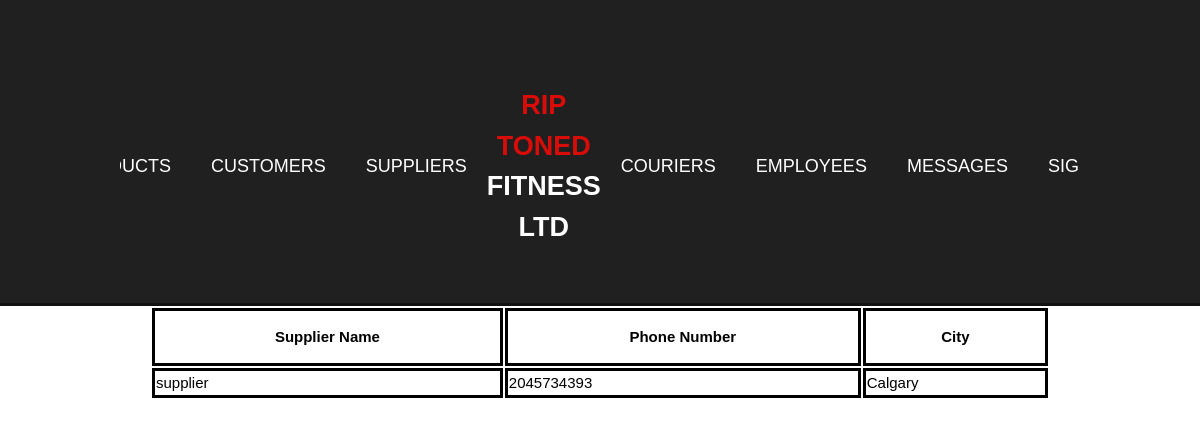
Screenshot of /content/admin_suppliers.php with the database file from the repository.
### tables this page shows
CREATE TABLE `supplier` (
  `idsupplier` int(11) NOT NULL,
  `name` varchar(45) DEFAULT NULL,
  `postalcode` varchar(45) DEFAULT NULL,
  `province` varchar(45) DEFAULT NULL,
  `country` varchar(45) DEFAULT NULL,
  `city` varchar(45) DEFAULT NULL,
  `streetname` varchar(45) DEFAULT NULL,
  `unitnumber` varchar(45) DEFAULT NULL,
  `phonenumber` varchar(45) DEFAULT NULL
);

### content/admin_suppliers.php (the view, shortened to what this page needs)
<?php
    include_once 'include/dbHandler.php';
?>
<!DOCTYPE html>
<html>
<head>
    <link rel="stylesheet" href="css/admin.css">
</head>
<body>
<header>
    <div class = "container">
		<nav>
			<a href = "admin_products.php">Products</a>
			<a href = "admin_customers.php">Customers</a>
			<a href = "admin_suppliers.php">Suppliers</a>
			<div id = "branding">
                <a href = "admin_view.php"><h1><span class = "highlight">Rip Toned </span>Fitness LTD</h1></a>
			</div>
			<a href = "admin_couriers.php">Couriers</a>
			<a href = "admin_employees.php">Employees</a>
			<a href = "admin_messages.php">Messages</a>
			<a href = "index.php">Signout</a>
        </nav>
    </div>
</header>
<?php
    $sql = "SELECT name, city, phonenumber FROM supplier; ";
    $result = mysqli_query($conn, $sql);
    $resultCheck = mysqli_num_rows($result);
    if ($resultCheck > 0){
        echo "<table class = 'center'>
                <tr>
                <th>Supplier Name</th>
                <th>Phone Number</th>
                <th>City</th>
                </tr>";
            while ($row = mysqli_fetch_array($result)){
                echo "<tr>";
                echo "<td>" . $row['name'] . "</td>";
                echo "<td>" . $row['phonenumber'] . "</td>";
                echo "<td>" . $row['city'] . "</td>";
                echo "</tr>";
            }
            echo "</table>";
    }
?>
</body>
</html>

### css/admin.css (style rules this page uses)
body { font-family: Helvetica, Arial, sans-serif; font-size: 15px; line-height: 1.5; margin:0; background-color: #d90c09; background:url('../img/redgradient.png'); }
.container { width:80%; margin:auto; overflow:hidden; }
header { background:url('../img/navbar.jpg') no-repeat 0; color:#ffffff; padding-top:30px; min-height:100px; border-bottom: #111 3px solid; }
header nav { display: flex; width: 100%; align-items: center; justify-content:center; overflow:hidden; }
header a { color:#fff; text-decoration:none; text-transform:uppercase; font-size: 18px; margin:0 20px; }
header #branding { margin:0; padding:0; width: 30%; height: 100%; text-align:center; font-size:22px; }
header .highlight { color:#d90c09; font-weight:bold; }
table { width: 75%; border-collpase: collapse; }
td { background-color: white; border: 3px solid black; }
th { height: 50px; background-color: white; border: 3px solid black; }
table.center { margin-left: auto; margin-right: auto; }

### rows the page displays
supplier: name "supplier", phonenumber "2045734393", city "Calgary"
